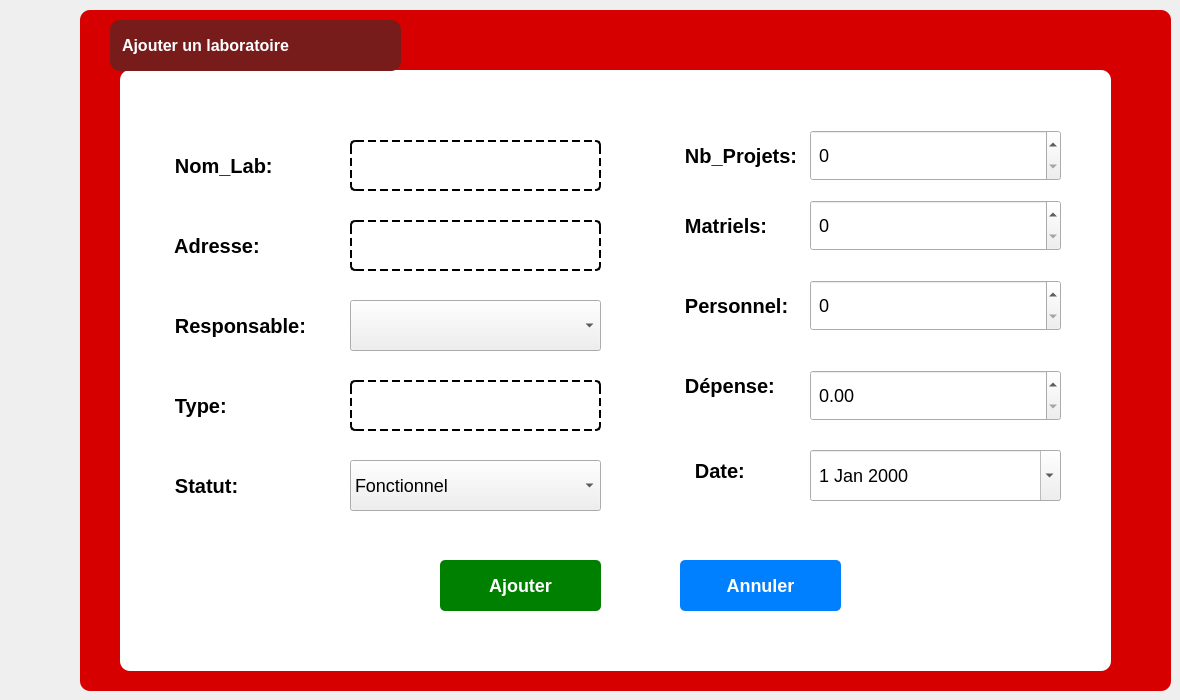
      <widget class="QWidget" name="ajoutct_7">
       <attribute name="title">
        <string>Ajout</string>
       </attribute>
       <widget class="QFrame" name="frame_14">
        <property name="geometry">
         <rect>
          <x>80</x>
          <y>10</y>
          <width>1091</width>
          <height>681</height>
         </rect>
        </property>
        <property name="styleSheet">
         <string notr="true">QFrame {
    background-color: #D60000;
    border-radius: 10px;
    padding: 10px;
}
</string>
        </property>
        <property name="frameShape">
         <enum>QFrame::Shape::StyledPanel</enum>
        </property>
        <property name="frameShadow">
         <enum>QFrame::Shadow::Raised</enum>
        </property>
        <widget class="QGroupBox" name="groupBox_13">
         <property name="geometry">
          <rect>
           <x>40</x>
           <y>60</y>
           <width>991</width>
           <height>601</height>
          </rect>
         </property>
         <property name="styleSheet">
          <string notr="true">QGroupBox {
    background-color: #FFFFFF;
    border-radius: 10px;
    border: none;
    padding: 10px;
}
QGroupBox::title {
    color: #D60000;
    font-weight: bold;
}

</string>
         </property>
         <property name="title">
          <string/>
         </property>
         <widget class="QLabel" name="label_NomLab">
          <property name="geometry">
           <rect>
            <x>-10</x>
            <y>70</y>
            <width>271</width>
            <height>51</height>
           </rect>
          </property>
          <property name="styleSheet">
           <string notr="true">QLabel {
    background-color: transparent; 
    color: #000000;          
    border: none;                 
    font-weight: bold;          
    font-size: 20px;             
}
</string>
          </property>
          <property name="text">
           <string>         Nom_Lab:</string>
          </property>
         </widget>
         <widget class="QLineEdit" name="lineEdit_NomLab">
          <property name="geometry">
           <rect>
            <x>230</x>
            <y>70</y>
            <width>251</width>
            <height>51</height>
           </rect>
          </property>
          <property name="styleSheet">
           <string notr="true">QLineEdit {
    background-color: transparent; /* Fond transparent */
    color: #000000;                /* Texte noir normal */
    font-size: 14px;               /* Taille de la police */
    border: 2px dashed #000000;    /* Bordure en pointillés épaisse */
    border-radius: 5px;            /* Coins légèrement arrondis */
    padding: 8px;                  /* Espacement interne pour le texte */
    border-style: dashed;          /* Style en pointillés */
}</string>
          </property>
         </widget>
         <widget class="QDateEdit" name="dateEdit_7">
          <property name="geometry">
           <rect>
            <x>690</x>
            <y>380</y>
            <width>251</width>
            <height>51</height>
           </rect>
          </property>
          <property name="styleSheet">
           <string notr="true">QSpinBox, QDoubleSpinBox, QDateEdit {
    font-size: 18px; 
    padding: 4px;
}

</string>
          </property>
          <property name="calendarPopup">
           <bool>true</bool>
          </property>
         </widget>
         <widget class="QComboBox" name="comboBox_Statut">
          <property name="geometry">
           <rect>
            <x>230</x>
            <y>390</y>
            <width>251</width>
            <height>51</height>
           </rect>
          </property>
          <property name="styleSheet">
           <string notr="true">QComboBox {
    font-size: 18px; 
    padding: 4px;
}

</string>
          </property>
          <item>
           <property name="text">
            <string>Fonctionnel</string>
           </property>
           <property name="icon">
            <iconset theme="QIcon::ThemeIcon::DocumentOpenRecent"/>
           </property>
          </item>
          <item>
           <property name="text">
            <string>Maintenance</string>
           </property>
           <property name="icon">
            <iconset theme="QIcon::ThemeIcon::DocumentProperties"/>
           </property>
          </item>
          <item>
           <property name="text">
            <string>Non-fonctionnel</string>
           </property>
           <property name="icon">
            <iconset theme="QIcon::ThemeIcon::ApplicationExit"/>
           </property>
          </item>
         </widget>
         <widget class="QPushButton" name="pushButton_32">
          <property name="geometry">
           <rect>
            <x>320</x>
            <y>490</y>
            <width>161</width>
            <height>51</height>
           </rect>
          </property>
          <property name="styleSheet">
           <string notr="true">QPushButton {
    background-color: #008000;  /* Couleur de fond verte */
    color: #FFFFFF;             /* Texte blanc */
    font-weight: bold;          /* Texte en gras */
    font-size: 18px;            /* Taille de police 16px dès le départ */
    border-radius: 5px;         /* Coins arrondis */
    padding: 5px 10px;          /* Espacement interne du bouton */
    border: none;               /* Pas de bordure */
}

QPushButton:hover {
    background-color: #006400;  /* Couleur de fond plus foncée au survol */
    color: white;               /* Texte toujours blanc */
    border-radius: 10px;        /* Coins arrondis plus marqués au survol */
    font-weight: bold;          /* Texte en gras (encore) */
    border: none;               /* Pas de bordure au survol */
}
</string>
          </property>
          <property name="text">
           <string>Ajouter</string>
          </property>
         </widget>
         <widget class="QPushButton" name="pushButton_annulermay">
          <property name="geometry">
           <rect>
            <x>560</x>
            <y>490</y>
            <width>161</width>
            <height>51</height>
           </rect>
          </property>
          <property name="styleSheet">
           <string notr="true">QPushButton {
    background-color: #007FFF;  /* Couleur de fond bleue */
    color: #FFFFFF;             /* Texte blanc */
    font-size: 18px;            /* Augmentation de la taille de la police */
    font-weight: bold;          /* Texte en gras */
    border-radius: 5px;         /* Coins arrondis avec un rayon de 5px */
    padding: 5px 10px;          /* Espacement interne du bouton (haut/bas : 5px, gauche/droite : 10px) */
    border: none;               /* Pas de bordure */
}

QPushButton:hover {
    background-color: #005BB5;  /* Couleur de fond plus foncée au survol */
    color: #FFFFFF;             /* Texte toujours blanc */

    border-radius: 10px;        /* Coins arrondis plus marqués au survol */
    padding: 7px 12px;          /* Augmentation du padding au survol */
    border: none;               /* Pas de bordure au survol */
}
</string>
          </property>
          <property name="text">
           <string>Annuler</string>
          </property>
         </widget>
         <widget class="QLabel" name="label_Matriels">
          <property name="geometry">
           <rect>
            <x>500</x>
            <y>130</y>
            <width>161</width>
            <height>51</height>
           </rect>
          </property>
          <property name="styleSheet">
           <string notr="true">QLabel {
    background-color: transparent; 
    color: #000000;          
    border: none;                 
    font-weight: bold;          
    font-size: 20px;             
}
</string>
          </property>
          <property name="text">
           <string>         Matriels:</string>
          </property>
         </widget>
         <widget class="QLabel" name="label_108">
          <property name="geometry">
           <rect>
            <x>510</x>
            <y>380</y>
            <width>161</width>
            <height>41</height>
           </rect>
          </property>
          <property name="styleSheet">
           <string notr="true">QLabel {
    background-color: transparent; 
    color: #000000;          
    border: none;                 
    font-weight: bold;          
    font-size: 20px;             
}
</string>
          </property>
          <property name="text">
           <string>         Date:</string>
          </property>
         </widget>
         <widget class="QLineEdit" name="lineEdit_Adresse">
          <property name="geometry">
           <rect>
            <x>230</x>
            <y>150</y>
            <width>251</width>
            <height>51</height>
           </rect>
          </property>
          <property name="styleSheet">
           <string notr="true">QLineEdit {
    background-color: transparent; /* Fond transparent */
    color: #000000;                /* Texte noir normal */
    font-size: 14px;               /* Taille de la police */
    border: 2px dashed #000000;    /* Bordure en pointillés épaisse */
    border-radius: 5px;            /* Coins légèrement arrondis */
    padding: 8px;                  /* Espacement interne pour le texte */
    border-style: dashed;          /* Style en pointillés */
}</string>
          </property>
         </widget>
         <widget class="QLabel" name="label_109">
          <property name="geometry">
           <rect>
            <x>310</x>
            <y>420</y>
            <width>63</width>
            <height>20</height>
           </rect>
          </property>
          <property name="styleSheet">
           <string notr="true">QLabel {
    background-color: transparent; /* Fond transparent */
  
}</string>
          </property>
          <property name="text">
           <string>TextLabel</string>
          </property>
         </widget>
         <widget class="QLabel" name="label_Adresse">
          <property name="geometry">
           <rect>
            <x>-10</x>
            <y>150</y>
            <width>161</width>
            <height>51</height>
           </rect>
          </property>
          <property name="styleSheet">
           <string notr="true">QLabel {
    background-color: transparent; 
    color: #000000;          
    border: none;                 
    font-weight: bold;          
    font-size: 20px;             
}
</string>
          </property>
          <property name="text">
           <string>         Adresse:</string>
          </property>
         </widget>
         <widget class="QLabel" name="label_Type">
          <property name="geometry">
           <rect>
            <x>-10</x>
            <y>310</y>
            <width>161</width>
            <height>51</height>
           </rect>
          </property>
          <property name="styleSheet">
           <string notr="true">QLabel {
    background-color: transparent; 
    color: #000000;          
    border: none;                 
    font-weight: bold;          
    font-size: 20px;             
}
</string>
          </property>
          <property name="text">
           <string>         Type:</string>
          </property>
         </widget>
         <widget class="QLabel" name="label_Responsable">
          <property name="geometry">
           <rect>
            <x>-10</x>
            <y>210</y>
            <width>251</width>
            <height>91</height>
           </rect>
          </property>
          <property name="styleSheet">
           <string notr="true">QLabel {
    background-color: transparent; 
    color: #000000;          
    border: none;                 
    font-weight: bold;          
    font-size: 20px;             
}
</string>
          </property>
          <property name="text">
           <string>         Responsable:</string>
          </property>
         </widget>
         <widget class="QLabel" name="label_NbProjets">
          <property name="geometry">
           <rect>
            <x>500</x>
            <y>40</y>
            <width>251</width>
            <height>91</height>
           </rect>
          </property>
          <property name="styleSheet">
           <string notr="true">QLabel {
    background-color: transparent; 
    color: #000000;          
    border: none;                 
    font-weight: bold;          
    font-size: 20px;             
}

</string>
          </property>
          <property name="text">
           <string>         Nb_Projets:</string>
          </property>
         </widget>
         <widget class="QLabel" name="label_Personnel">
          <property name="geometry">
           <rect>
            <x>500</x>
            <y>190</y>
            <width>251</width>
            <height>91</height>
           </rect>
          </property>
          <property name="styleSheet">
           <string notr="true">QLabel {
    background-color: transparent; 
    color: #000000;          
    border: none;                 
    font-weight: bold;          
    font-size: 20px;             
}
</string>
          </property>
          <property name="text">
           <string>         Personnel:</string>
          </property>
         </widget>
         <widget class="QLabel" name="label_Dpense">
          <property name="geometry">
           <rect>
            <x>500</x>
            <y>270</y>
            <width>251</width>
            <height>91</height>
           </rect>
          </property>
          <property name="styleSheet">
           <string notr="true">QLabel {
    background-color: transparent; 
    color: #000000;          
    border: none;                 
    font-weight: bold;          
    font-size: 20px;             
}
</string>
          </property>
          <property name="text">
           <string>         Dépense:</string>
          </property>
         </widget>
         <widget class="QLabel" name="label_Statut">
          <property name="geometry">
           <rect>
            <x>-10</x>
            <y>390</y>
            <width>161</width>
            <height>51</height>
           </rect>
          </property>
          <property name="styleSheet">
           <string notr="true">QLabel {
    background-color: transparent; 
    color: #000000;          
    border: none;                 
    font-weight: bold;          
    font-size: 20px;             
}
</string>
          </property>
          <property name="text">
           <string>         Statut:</string>
          </property>
         </widget>
         <widget class="QSpinBox" name="spinBox_NbProjets">
          <property name="geometry">
           <rect>
            <x>690</x>
            <y>60</y>
            <width>251</width>
            <height>51</height>
           </rect>
          </property>
          <property name="styleSheet">
           <string notr="true">QSpinBox {
    font-size: 18px; 
    padding: 4px;
}

</string>
          </property>
         </widget>
         <widget class="QLineEdit" name="lineEdit_Type">
          <property name="geometry">
           <rect>
            <x>230</x>
            <y>310</y>
            <width>251</width>
            <height>51</height>
           </rect>
          </property>
          <property name="styleSheet">
           <string notr="true">QLineEdit {
    background-color: transparent; /* Fond transparent */
    color: #000000;                /* Texte noir normal */
    font-size: 14px;               /* Taille de la police */
    border: 2px dashed #000000;    /* Bordure en pointillés épaisse */
    border-radius: 5px;            /* Coins légèrement arrondis */
    padding: 8px;                  /* Espacement interne pour le texte */
    border-style: dashed;          /* Style en pointillés */
}</string>
          </property>
         </widget>
         <widget class="QDoubleSpinBox" name="doubleSpinBox_7">
          <property name="geometry">
           <rect>
            <x>690</x>
            <y>300</y>
            <width>251</width>
            <height>51</height>
           </rect>
          </property>
          <property name="styleSheet">
           <string notr="true">QSpinBox, QDoubleSpinBox, QDateEdit {
    font-size: 18px; 
    padding: 4px;
}

</string>
          </property>
         </widget>
         <widget class="QSpinBox" name="spinBox_NbProjets_2">
          <property name="geometry">
           <rect>
            <x>690</x>
            <y>130</y>
            <width>251</width>
            <height>51</height>
           </rect>
          </property>
          <property name="styleSheet">
           <string notr="true">QSpinBox {
    font-size: 18px; 
    padding: 4px;
}

</string>
          </property>
         </widget>
         <widget class="QSpinBox" name="spinBox_NbProjets_3">
          <property name="geometry">
           <rect>
            <x>690</x>
            <y>210</y>
            <width>251</width>
            <height>51</height>
           </rect>
          </property>
          <property name="styleSheet">
           <string notr="true">QSpinBox {
    font-size: 18px; 
    padding: 4px;
}

</string>
          </property>
         </widget>
         <widget class="QLabel" name="label_NomError">
          <property name="geometry">
           <rect>
            <x>30</x>
            <y>110</y>
            <width>461</width>
            <height>41</height>
           </rect>
          </property>
          <property name="styleSheet">
           <string notr="true">QLabel {
    background-color: transparent; 
    color: #000000;          
    border: none;                 
    font-weight: bold;          
    font-size: 15px;             
}
</string>
          </property>
          <property name="text">
           <string/>
          </property>
         </widget>
         <widget class="QLabel" name="label_AdresseError">
          <property name="geometry">
           <rect>
            <x>60</x>
            <y>190</y>
            <width>431</width>
            <height>41</height>
           </rect>
          </property>
          <property name="styleSheet">
           <string notr="true">QLabel {
    background-color: transparent; 
    color: #000000;          
    border: none;                 
    font-weight: bold;          
    font-size: 15px;             
}
</string>
          </property>
          <property name="text">
           <string/>
          </property>
         </widget>
         <widget class="QLabel" name="label_ResponsableError">
          <property name="geometry">
           <rect>
            <x>240</x>
            <y>270</y>
            <width>181</width>
            <height>41</height>
           </rect>
          </property>
          <property name="styleSheet">
           <string notr="true">QLabel {
    background-color: transparent; 
    color: #000000;          
    border: none;                 
    font-weight: bold;          
    font-size: 15px;             
}
</string>
          </property>
          <property name="text">
           <string/>
          </property>
         </widget>
         <widget class="QLabel" name="label_TypeError">
          <property name="geometry">
           <rect>
            <x>20</x>
            <y>350</y>
            <width>471</width>
            <height>41</height>
           </rect>
          </property>
          <property name="styleSheet">
           <string notr="true">QLabel {
    background-color: transparent; 
    color: #000000;          
    border: none;                 
    font-weight: bold;          
    font-size: 15px;             
}
</string>
          </property>
          <property name="text">
           <string/>
          </property>
         </widget>
         <widget class="QComboBox" name="comboBox_Responsable">
          <property name="geometry">
           <rect>
            <x>230</x>
            <y>230</y>
            <width>251</width>
            <height>51</height>
           </rect>
          </property>
         </widget>
        </widget>
        <widget class="QLabel" name="label_110">
         <property name="geometry">
          <rect>
           <x>30</x>
           <y>10</y>
           <width>291</width>
           <height>51</height>
          </rect>
         </property>
         <property name="styleSheet">
          <string notr="true">QLabel {
    background-color: #781b1b;  /* Couleur de fond bordeaux */
    color: #FFFFFF;             /* Texte blanc */
    font-weight: bold;          /* Texte en gras */
    font-size: 16px;            /* Taille du texte */
    border-radius: 10px;        /* Coins arrondis */
    padding: 8px;               /* Espacement intérieur */
    text-align: center;         /* Centrage du texte */
}
</string>
         </property>
         <property name="text">
          <string>Ajouter un laboratoire</string>
         </property>
        </widget>
       </widget>
      </widget>
